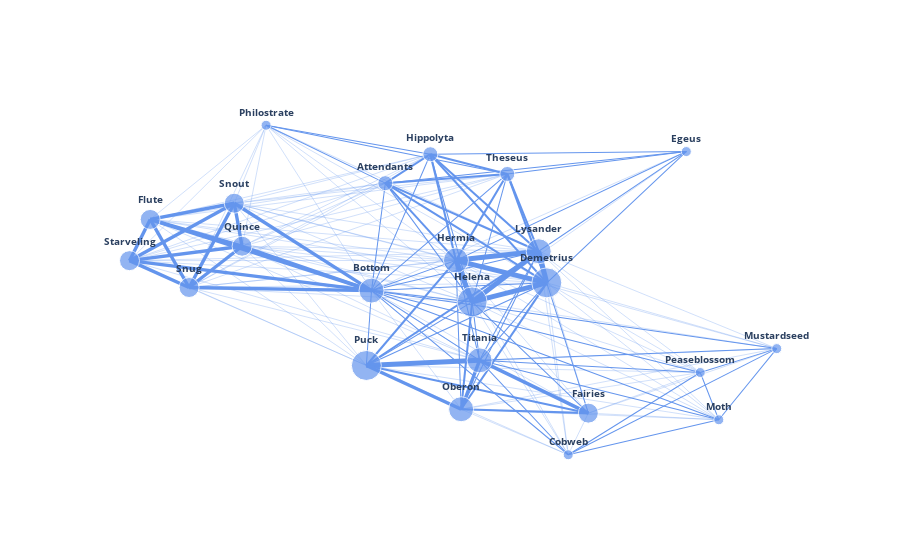

This figure's notebook cell:
### Code cell
layout = go.Layout(
    paper_bgcolor='rgba(0,0,0,0)',
    plot_bgcolor='rgba(0,0,0,0)'
)


fig = go.Figure(layout = layout)

for trace in edge_trace:
    fig.add_trace(trace)

fig.add_trace(node_trace)

fig.update_layout(showlegend = False)

fig.update_xaxes(showticklabels = False)

fig.update_yaxes(showticklabels = False)

fig.show()
py.plot(fig, filename='midsummer_network.html')
